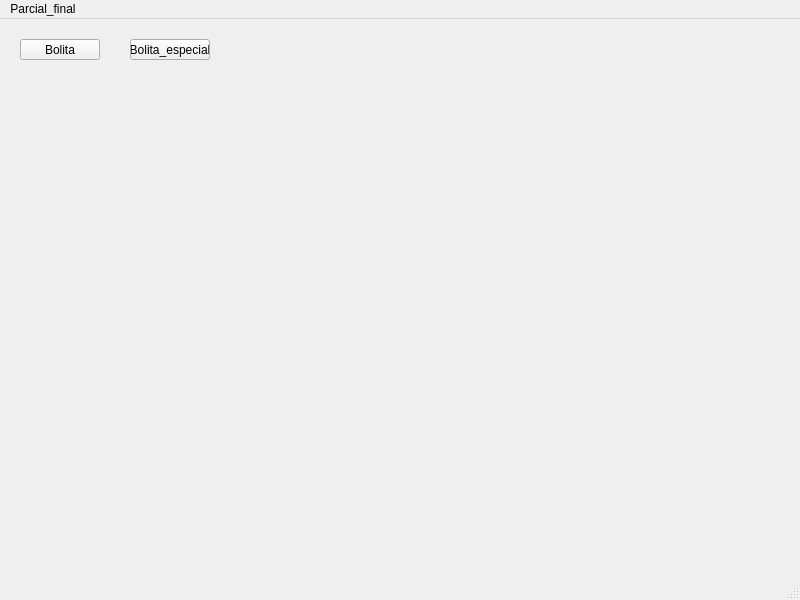
<?xml version="1.0" encoding="UTF-8"?>
<ui version="4.0">
 <class>MainWindow</class>
 <widget class="QMainWindow" name="MainWindow">
  <property name="geometry">
   <rect>
    <x>0</x>
    <y>0</y>
    <width>800</width>
    <height>600</height>
   </rect>
  </property>
  <property name="windowTitle">
   <string>MainWindow</string>
  </property>
  <widget class="QWidget" name="centralwidget">
   <widget class="QPushButton" name="Bolita">
    <property name="geometry">
     <rect>
      <x>20</x>
      <y>20</y>
      <width>80</width>
      <height>21</height>
     </rect>
    </property>
    <property name="text">
     <string>Bolita</string>
    </property>
   </widget>
   <widget class="QPushButton" name="Bolita_especial">
    <property name="geometry">
     <rect>
      <x>130</x>
      <y>20</y>
      <width>80</width>
      <height>21</height>
     </rect>
    </property>
    <property name="text">
     <string>Bolita_especial</string>
    </property>
   </widget>
  </widget>
  <widget class="QStatusBar" name="statusbar"/>
  <widget class="QMenuBar" name="menubar">
   <property name="geometry">
    <rect>
     <x>0</x>
     <y>0</y>
     <width>800</width>
     <height>20</height>
    </rect>
   </property>
   <widget class="QMenu" name="menuParcial_final">
    <property name="title">
     <string>Parcial_final</string>
    </property>
   </widget>
   <addaction name="menuParcial_final"/>
  </widget>
 </widget>
 <resources/>
 <connections/>
</ui>
